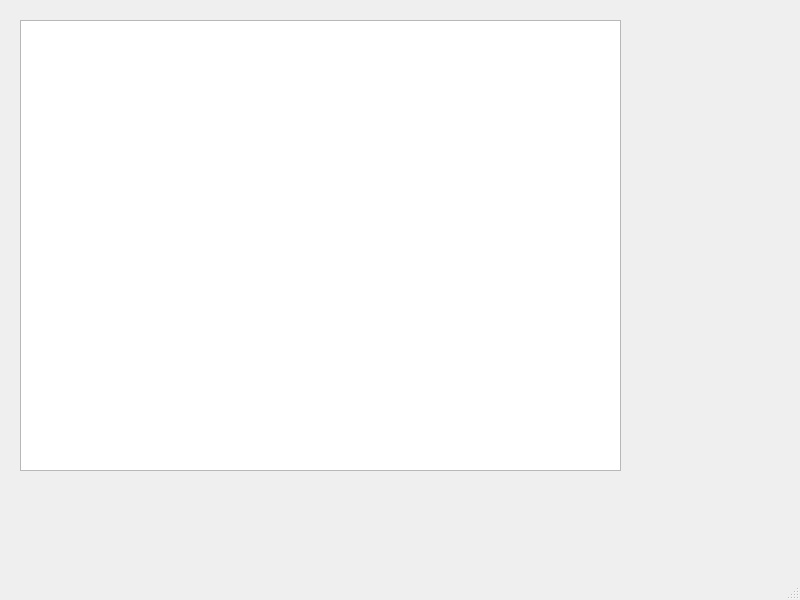
<?xml version="1.0" encoding="UTF-8"?>
<ui version="4.0">
 <class>MainWindow</class>
 <widget class="QMainWindow" name="MainWindow">
  <property name="geometry">
   <rect>
    <x>0</x>
    <y>0</y>
    <width>800</width>
    <height>600</height>
   </rect>
  </property>
  <property name="windowTitle">
   <string>PLC I/O</string>
  </property>
  <widget class="QWidget" name="centralwidget">
   <widget class="QTableView" name="tableView">
    <property name="geometry">
     <rect>
      <x>20</x>
      <y>20</y>
      <width>601</width>
      <height>451</height>
     </rect>
    </property>
   </widget>
  </widget>
  <widget class="QMenuBar" name="menubar">
   <property name="geometry">
    <rect>
     <x>0</x>
     <y>0</y>
     <width>800</width>
     <height>23</height>
    </rect>
   </property>
  </widget>
  <widget class="QStatusBar" name="statusbar"/>
 </widget>
 <resources/>
 <connections/>
</ui>
